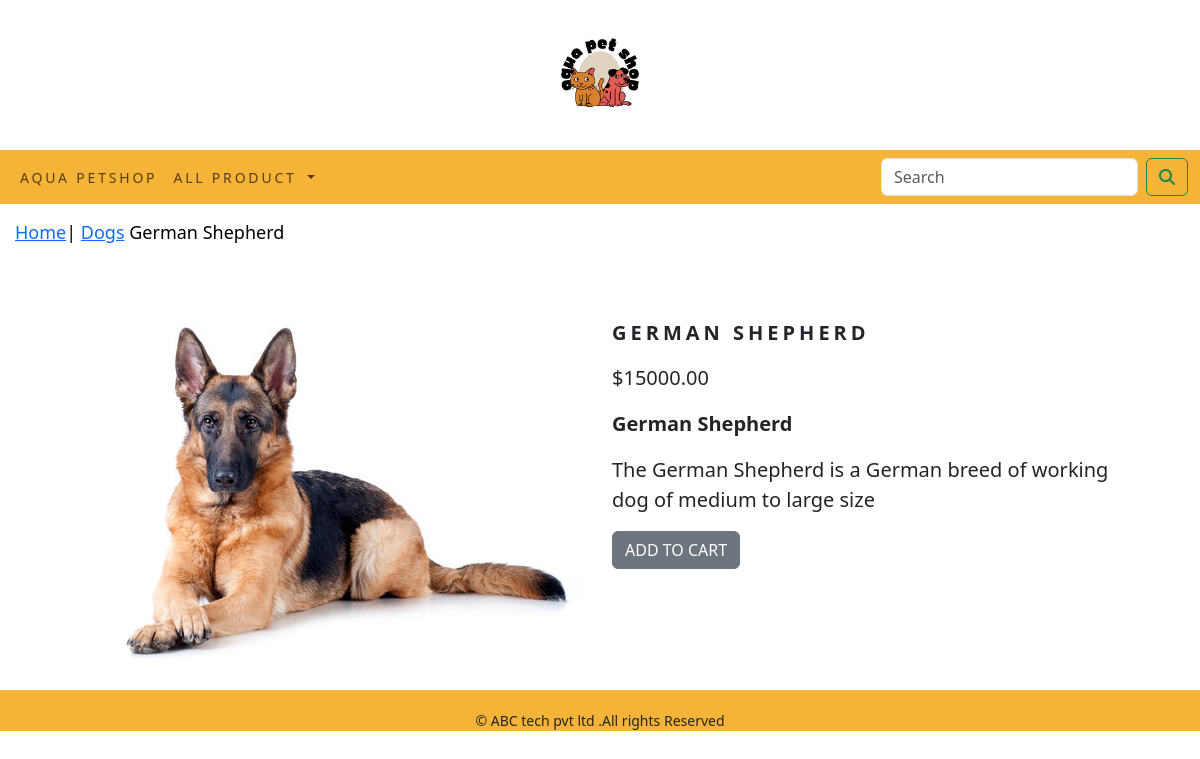
The page /shop/dogs/german-shepherd/ on the database its author committed.
### shop_app/models.py (models this page shows, shortened)
class product(models.Model):
    pro_name = models.CharField(max_length=250, unique=True)
    slug = models.SlugField(max_length=250, unique=True)
    des = models.TextField(blank=True)
    price = models.DecimalField(max_digits=10, decimal_places=2)
    category = models.ForeignKey(Category, on_delete=models.CASCADE)
    image = models.ImageField(upload_to='product_img', blank=True)
    stock = models.IntegerField()
    available = models.BooleanField(default=True)
    created = models.DateTimeField(auto_now_add=True)
    update = models.DateTimeField(auto_now=True)
    class Meta:
        ordering = ('pro_name',)
        verbose_name = 'product'
        verbose_name_plural = 'products'

class Category(models.Model):
    cat_name = models.CharField(max_length=250, unique=True)
    slug = models.SlugField(max_length=250, unique=True)
    des = models.TextField(blank=True)
    image = models.ImageField(upload_to='category_img', blank=True)
    class Meta:
        ordering = ('cat_name',)
        verbose_name = 'category'
        verbose_name_plural = 'categories'
    def get_url(self):
        return reverse('shop_app:product_category',args=[self.slug])
    def __str__(self):
        return '{}'.format(self.cat_name)

### shop_app/views.py (the view)
# urls.py: path('<slug:cat_slug>/<slug:product_slug>/', views.pro_detail, name="product_detail")
def pro_detail(request, cat_slug, product_slug):
    try:
        products = product.objects.get(category__slug=cat_slug, slug=product_slug)
    except Exception as e:
        raise e
    return render(request, 'product.html', {'product': products})

### cart_app/context_processors.py (called while the page is built)
def counter(request):
    item_count = 0
    if 'admin' in request.path:
        return {}
    else:
        try:
            cart = Cart.objects.filter(cart_id=_cart_id(request))
            car_items = Cartitem.objects.all().filter(cart=cart[:1])
            for car_item in car_items:
                item_count += car_item.quantity
        except Cart.DoesNotExist:
            item_count = 0
    return dict(item_count=item_count)

### cart_app/views.py (called while the page is built)
def _cart_id(request):
    cart = request.session.session_key
    if not cart:
        cart = request.session.create()
    return cart

### shop_app/context_processors.py (called while the page is built)
def menu_link(request):
    link=Category.objects.all()
    return dict(links=link)

### templates/product.html (shortened to what this page needs)
{% extends 'base.html' %}
{% load static %}
{% block content %}
<div class="row my_prod">
    <div class="mx-auto">
        <p><a href="{% url 'shop_app:all_category' %}"> Home</a>|
            <a href="{{product.Category.get_url}}">{{product.category}}</a> {{product.pro_name}}</p>
    </div>
</div>
<div class="container">
<br>
<div class="row">
    <div class="col-12 col-sm-12 col-md-12 col-lg-6 text-center">
        <div style="min-width:18rem;">
            <img src="{{product.image.url}}" alt="{{product.pro_name}}">
        </div>
    </div>
        <div class="col-12 col-sm-12 col-md-12 col-lg-6">
            <div>
            <h1 class="my_pro_title"><b>{{product.pro_name}}</b></h1>
            <p class="text-justify my_pro_text">${{product.price}}</p>
                <p class="my_pro_text"><b>{{product.pro_name}}</b></p>
            <p class="text-justify my_pro_text">{{product.des}}</p>
            {% if product.stock <= 0 %}
            <h4 class="text-justify my_pro_text">Out of Stock</h4>
            {% else%}
            <a  class="btn btn-secondary" href="{% url 'cart_app:add_cart' product.id %}">ADD TO CART</a>
            {%endif%}
        </div>
</div>
</div>
</div><br>
{% endblock %}

### static/css/custom.css (style rules this page uses)
body { font-family: 'Oswald', sans-serif; font-family: 'Space Grotesk', sans-serif; }
.mx-auto { color: black; font-size:18px; }
.my_prod { padding:15px; padding-bottom:20px; }
.my_pro_title { font-size:20px; text-transform:uppercase; letter-spacing:.2em; padding-top:15px; padding-bottom:10px; }
.my_pro_text { padding-right:20px; font-size:20px; }

### rows shown on the page
product: category "Dogs", pro_name "German Shepherd", image (picture), pro_name "GERMAN SHEPHERD", price "15000.00", des "The German Shepherd is a German breed of working dog of medium to large size"
